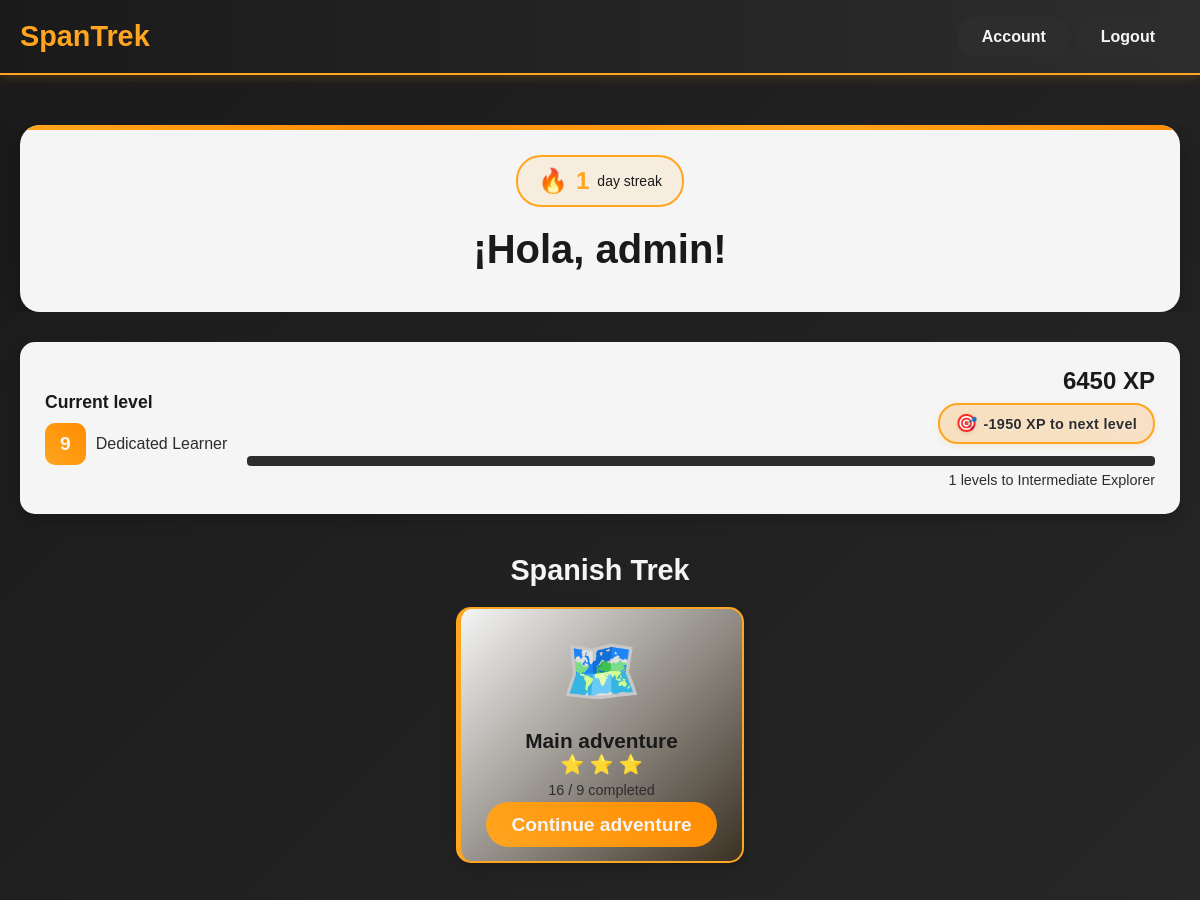
Before: / (signed in, upper part) with the older database file.
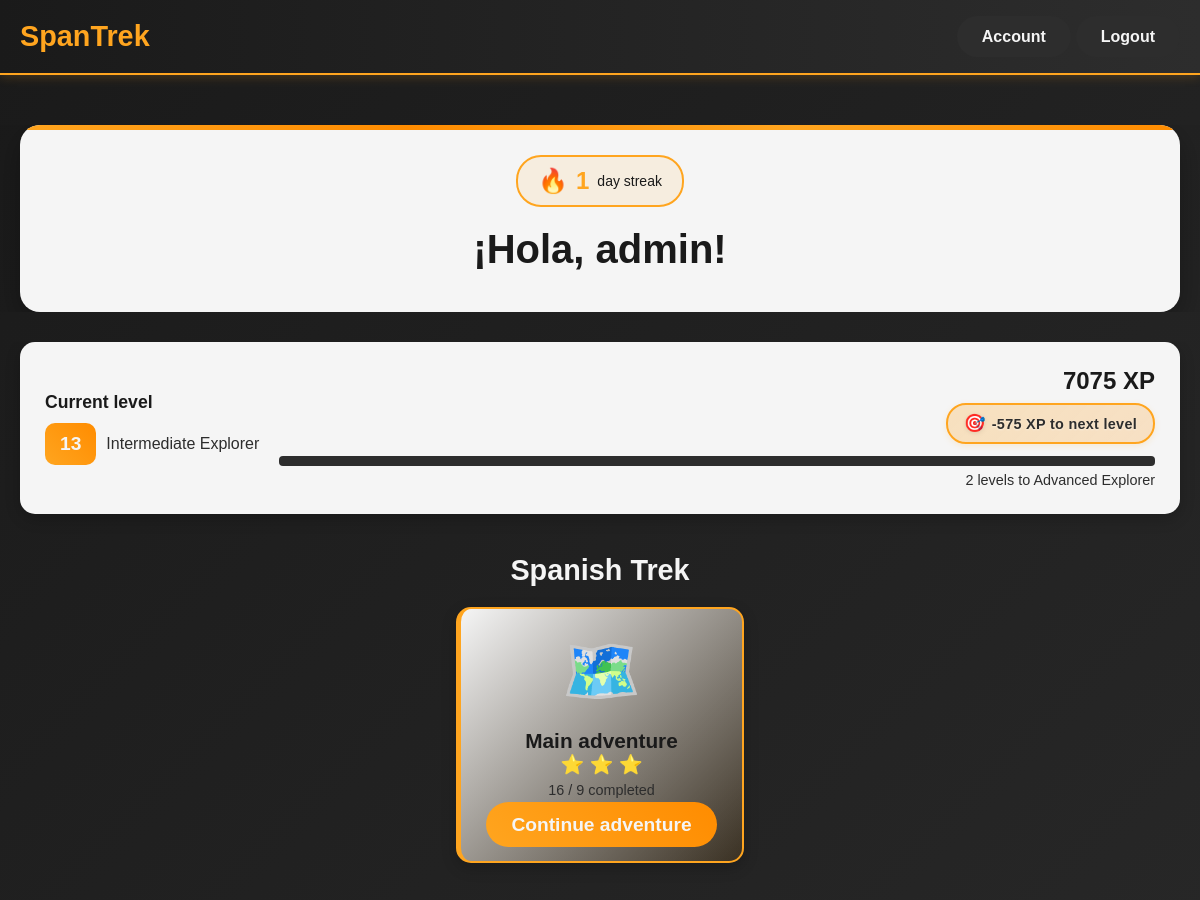
After: the same page with the newer database file.
### base/models.py (models this page shows, shortened)
class User(AbstractUser):
    username = models.CharField(max_length=150, unique=True, blank=False, null=False)
    email = models.EmailField(unique=True, blank=False, null=False)
    avatar = models.ImageField(default='avatars/default_avatar.png', upload_to='avatars/', null=True, blank=True)
    level = models.IntegerField(default=1)
    experience = models.IntegerField(default=0)
    adventure_progress = models.IntegerField(default=0)
    passports_earned = models.JSONField(default=list, blank=True)
    words_learned = models.JSONField(default=list, blank=True)
    sentences_learned = models.JSONField(default=list, blank=True)
    audio_learned = models.JSONField(default=list, blank=True)
    use_of_spanish = models.IntegerField(default=0)
    days_streak = models.IntegerField(default=0)
    highest_streak = models.IntegerField(default=0)
    activity_days = models.JSONField(default=list, blank=True)
    last_activity_date = models.DateField(null=True, blank=True)
    default_random_practice_count = models.IntegerField(default=20)
    default_vocabulary_practice_count = models.IntegerField(default=20)
    default_sentence_practice_count = models.IntegerField(default=10)
    default_listening_practice_count = models.IntegerField(default=10)
    country_lessons_progress = models.JSONField(default=dict, blank=True)  # e.g., {"spain": 3, "mexico": 5}
    landmark_lessons_progress = models.JSONField(default=dict, blank=True)  # e.g., {"madrid": 2, "warsaw": 4}
    daily_challenges = models.JSONField(default=list, blank=True)
    daily_challenges_creation_date = models.DateField(null=True, blank=True)
    daily_challenges_completed = models.BooleanField(default=False)
    USERNAME_FIELD = 'email'
    REQUIRED_FIELDS = ['username']
    def create_daily_challenges(self):
        all_challenges = list(DailyChallenge.objects.all())
        daily_challenges_count = 3
        selected_challenges = random.sample(all_challenges, k=daily_challenges_count)
        self.daily_challenges = [
            {
                'code': challenge.code,
                'description': challenge.description,
                'progress': 0,
                'max_progress': challenge.max_progress,
                'completed': False
            }
            for challenge in selected_challenges
        ]
        self.daily_challenges_completed = False
        self.save()

### base/views.py (the view)
# urls.py: path("", views.home_page, name="home_page"),
@login_required(login_url='login_page')
def home_page(request):
    if (request.user.daily_challenges_creation_date is None or
        request.user.daily_challenges_creation_date < date.today()) and request.user.adventure_progress != 0:
        request.user.daily_challenges_creation_date = date.today()
        request.user.create_daily_challenges()
        request.user.save()
    all_lessons_count = Lesson.objects.count()
    completed_daily_challenges_count = sum(1 for challenge in request.user.daily_challenges if challenge['completed'])
    daily_challenges = request.user.daily_challenges
    user_level_name = get_user_level_name(request.user.level)
    levels_for_next_level = 5 - (request.user.level % 5)
    next_level_name = get_user_level_name(request.user.level + levels_for_next_level)
    xp_for_next_level = (request.user.level * 500) - request.user.experience
    progress_percentage = ((500 - xp_for_next_level) / 5 if xp_for_next_level > 0 else 0)
    main_adventure_progress_percentage = (request.user.adventure_progress / all_lessons_count * 100) if all_lessons_count > 0 else 0
    filled_stars = int(main_adventure_progress_percentage // 33.33)
    xp_for_next_level = (request.user.level * 500) - request.user.experience
    leaderboard_user_position = None
    if request.user.experience > 0:
        leaderboard_user_position = get_surrounding_leaderboard_users(request, only_user_position=True)
    context = {
        'all_lessons_count': all_lessons_count,
        'completed_daily_challenges_count': completed_daily_challenges_count,
        'daily_challenges': daily_challenges,
        'user_level_name': user_level_name,
        'levels_for_next_level': levels_for_next_level,
        'next_level_name': next_level_name,
        'progress_percentage': progress_percentage,
        'filled_stars': filled_stars,
        'xp_for_next_level': xp_for_next_level,
        'leaderboard_user_position': leaderboard_user_position,
    }
    return render(request, 'base/home.html', context=context)

### base/views.py (called while the page is built, shortened)
def get_user_level_name(level):
    if level >= 25:
        return "El Campeón"
    elif level >= 20:
        return "Expert Explorer"
    elif level >= 15:
        return "Advanced Explorer"
    elif level >= 10:
        return "Intermediate Explorer"
    elif level >= 5:
        return "Dedicated Learner"
    else:
        return "Beginner Explorer"

def get_surrounding_leaderboard_users(request, only_user_position=False):
    if request.user.experience == 0:
        if only_user_position:
            return None
        return []
    user_rank = User.objects.filter(experience__gt=request.user.experience).count() + 1
    if only_user_position:
        return user_rank

### templates/base/home.html (shortened to what this page needs)
{%extends 'base/base.html'%} {%load static%} {% block styles %}
{{ block.super }}
<link rel="stylesheet" type="text/css" href="{% static 'styles/base/home.css' %}" />
{% endblock styles %} {%block content%}
<div class="hero-section">
    <div class="hero-content">
        <div class="welcome-card">
            <div class="streak-info">
                {% if user.days_streak != 0 %}
                <div class="streak-flame">🔥</div>
                <span class="streak-count">{{ user.days_streak }}</span>
                <span class="streak-text">
                    {% if user.days_streak > 1 %} days streak {% else %} day
                    streak {% endif %}
                </span>
                {% else %}
                <span class="streak-count">Start your daily streak!</span>
                {% endif %}
            </div>
            <h1 class="welcome-title">¡Hola, {{ user.username }}!</h1>
        </div>
    </div>
</div>
<div class="main-content">
    <div class="progress-section">
        <div class="level-card">
            <div class="level-info">
                <h3>Current level</h3>
                <div class="level-badge">
                    <span class="level-number">{{ user.level }}</span>
                    <span class="level-name">{{ user_level_name }}</span>
                </div>
            </div>
            <div class="xp-info">
                <span class="xp-text">{{ user.experience }} XP</span>
                <div class="xp-needed">
                    <span class="xp-needed-icon">🎯</span>
                    <span class="xp-needed-text">{{ xp_for_next_level }} XP to next level</span>
                </div>
                <div class="progress-bar">
                </div>
                <span class="next-level">{{ levels_for_next_level }} levels to {{ next_level_name }}</span>
            </div>
        </div>
    </div>
    <div class="main-course-section">
        <h2 class="section-title">Spanish Trek</h2>
        <div class="main-course-card">
            <a href="{% url 'lessons:world_map' %}" class="lesson-card-link">
                <div class="lesson-card current main-lesson {% if filled_stars == 3 %}completed-adventure{% endif %}">
                    <div class="lesson-icon active">
                        🗺️
                    </div>
                    <h4>Main adventure</h4>
                    <div class="lesson-progress">
                        <div class="stars">
                            {% for i in "012"|make_list %}
                                {% if forloop.counter0 < filled_stars %}⭐
                                {% else %}☆
                                {% endif %}
                            {% endfor %}
                        </div>
                        <span class="completion">{{ user.adventure_progress }} / {{ all_lessons_count }}
                            completed</span>
                    </div>
                    <span class="continue-btn">
                        {% if filled_stars == 3 %}
                        Repeat adventure
                        {% else %}
                        Continue adventure
                        {% endif %}
                    </span>
                </div>
            </a>
        </div>
    </div>
</div>
{%endblock content%}

### templates/base/base.html (shortened to what this page needs)
<!DOCTYPE html>
<html>
    <head>
        {%block styles%}
        {% load static %}
        <link
            rel="stylesheet"
            type="text/css"
            href="{% static 'styles/base/base.css' %}"
        />
        {%endblock styles%}
    </head>
    <body>
        {% block navbar %} {%include 'base/navbar.html'%} {% endblock navbar %}
        {%block content%}{%endblock content%}
        {%include 'base/footer.html'%}
    </body>
</html>

### templates/base/navbar.html
{%load static%}
<link
    rel="stylesheet"
    type="text/css"
    href="{% static 'styles/base/navbar.css' %}"
/>
<header>
    <nav class="navbar">
        <div class="navbar-brand">
            <a href="{% url 'home_page' %}">SpanTrek</a>
        </div>
        <div class="buttons-section">
            <div class="logout-section">
                <a href="{% url 'user_page' user.id %}" class="logout-btn">Account</a>
            </div>
            <div class="logout-section">
                <a href="{% url 'logout_user' %}" class="logout-btn">Logout</a>
            </div>
        </div>
    </nav>
</header>

### templates/base/footer.html (shortened to what this page needs)
{%load static%}
<link
    rel="stylesheet"
    type="text/css"
    href="{% static 'styles/base/footer.css' %}"
/>

### static/styles/base/base.css (style rules this page uses)
* { margin: 0; padding: 0; box-sizing: border-box; font-family: Arial, sans-serif; }
html, body { overflow-x: hidden; width: 100%; max-width: 100%; }
body { background: #1a1a1a; color: #f5f5f5; display: flex; flex-direction: column; min-height: 100vh; margin: 0; }

### static/styles/base/navbar.css (style rules this page uses)
.navbar { background: linear-gradient(90deg, #1a1a1a, #2d2d2d); padding: 20px 20px; box-shadow: 0 2px 10px rgba(255, 165, 31, 0.2); border-bottom: 2px solid #ffa51f; margin-bottom: 50px; }
.navbar-brand a { color: #ffa51f; text-decoration: none; font-size: 1.8rem; font-weight: bold; transition: color 0.3s ease; }
header { position: sticky; top: 0; z-index: 1000; }
.navbar { display: flex; align-items: center; justify-content: space-between; }
.logout-section { text-align: center; }
.logout-btn { background: #2d2d2d; color: #f5f5f5; padding: 12px 25px; border-radius: 25px; text-decoration: none; font-weight: bold; transition: background 0.3s ease; }
.buttons-section { display: flex; gap: 5px; }

Changed rows visible on the page:
changed User "admin": level "9" → "13"; experience "6450" → "7075"
Other visible differences:
{{ user_level_name }}: "Dedicated Learner" → "Intermediate Explorer"
{{ xp_for_next_level }}: "-1950" → "-575"
{{ levels_for_next_level }}: "1" → "2"
{{ next_level_name }}: "Intermediate Explorer" → "Advanced Explorer"
